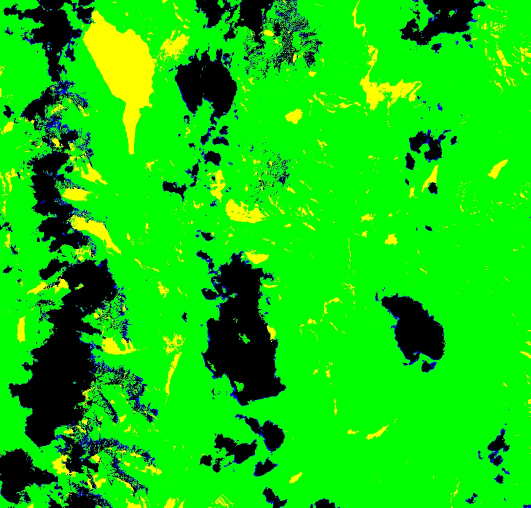
#> input picture tests/test_Image/test_bits_to_bands.png, 1061 x 1015 px (shown at 1/2 size); its folder holds only this picture in this run
$ python -i imagestrip.py   (imports and definitions only)
#> lines starting #> are read from the running program, lines starting #| are printed output that depends on the picture
# coding=utf-8

""" Visualizing images and metadata in a local image object using blocks

- The main 'block' is `EeImageBlock` that can create a block from an ee.Image
- Each block has a settable attribute called `position` that indicates the
position of the block when using a `GridBlock` which is like a block layout.
When the block is used outside a layout, the attribute makes no changes
"""
from __future__ import print_function
from .. import batch
from PIL import Image as ImPIL
from PIL import ImageDraw, ImageFont
import os.path
import ee
from copy import deepcopy
from .. import utils, tools
import requests
from io import BytesIO
import os
import hashlib
import json
import time


# [24 lines left out: functions split, listEE2list, not called in this run]


class Block(object):
    def __init__(self, position=(0, 0), background_color=None):
        self.position = position
        self.background_color = background_color or "#00000000" # transparent

    # [4 lines left out: function image, not called in this run]

    def height(self):
        """ Overwrite this method """
        return 0

    def width(self):
        """ Overwrite this method """
        return 0

    def size(self):
        return (self.width(), self.height())

    def topleft(self):
        return self.position

    def topright(self):
        x = self.position[0] + self.width()
        return (x, self.position[1])

    def bottomleft(self):
        y = self.position[1] + self.height()
        return (self.position[0], y)

    # [4 lines left out: function bottomright, not called in this run]


class TextBlock(Block):
    # [46 lines left out: functions __init__, image, height, width, draw, not called in this run]


class ImageBlock(Block):
    # [4 lines left out: function __init__, not called in this run]

    def height(self):
        return self.source.size[1] + self.position[1]

    def width(self):
        return self.source.size[0] + self.position[0]

    # [4 lines left out: function image, not called in this run]


class EeImageBlock(Block):
    # [128 lines left out: functions __init__, visual, overlay_image, pil_image, format_dimensions, url, not called in this run]

    def height(self):
        return self.pil_image.size[1] + self.position[1]

    def width(self):
        return self.pil_image.size[0] + self.position[0]

    # [4 lines left out: function image, not called in this run]


class GridBlock(Block):
    # [25 lines left out: functions __init__, _format_blocklist, not called in this run]

    def get(self, x, y):
        """ Get a block given it's coordinates on the grid """
        return self.blocklist[x][y]

    # [43 lines left out: functions row_height, height, width, image, not called in this run]


class ImageStrip(object):
    """ Create an image strip """
    def __init__(self, extension="png", **kwargs):
        """
        :Opcionals:

        :param extension: Extension. Default: png
        :type extension: str
        :param body_size: Body size. Defaults to 18
        :type body_size: int
        :param title_size: Title's font size. Defaults to 30
        :type title_size: int
        :param font: Font for all texts. defaults to "DejaVuSerif.ttf"
        :type font: str
        :param background_color: Background color. defaults to "white"
        :type background_color: str
        :param title_color: Title's font color. defaults to "black"
        :type title_color: str
        :param body_color: Body's text color. defaults to "red"
        :type body_color:  str
        :param general_width: defaults to 0
        :type general_width: int
        :param general_height: defaults to 0
        :type general_height: int
        :param y_space: Space between lines or rows. defaults to 10
        :type y_space: int
        :param x_space: Space between columns. defaults to 15
        :type x_space: int
        :param description: Description that will go beneath the title
        :type description: str
        """
        self.extension = extension

        self.body_size = kwargs.get("body_size", 20)
        self.title_size = kwargs.get("title_size", 30)
        self.description_size = kwargs.get("title_size", 15)
        self.font = kwargs.get("font", "DejaVuSerif.ttf")
        self.background_color = kwargs.get("background_color", "white")
        self.title_color = kwargs.get("title_color", "black")
        self.body_color = kwargs.get("body_color", "black")
        self.general_width = kwargs.get("general_width", 0)
        self.general_height = kwargs.get("general_height", 0)
        self.y_space = kwargs.get("y_space", 10)
        self.x_space = kwargs.get("x_space", 15)

        self.body_font = ImageFont.truetype(self.font, self.body_size)
        self.title_font = ImageFont.truetype(self.font, self.title_size)
        self.description_font = ImageFont.truetype(self.font, self.description_size)

    @staticmethod
    def unpack(doublelist):
        return [y for x in doublelist for y in x]

    def fromList(self, image_list, name=None, name_list=None, vis_params=None,
                 geometry=None, split_at=4, image_size=500,
                 description_list=None, images_folder=None, check=True,
                 download_images=False, save=True, folder=None,
                 overlay=None, overlay_style=None, wait=None):
        """ Download every image and create the strip

        :param image_list: Satellite Images (not PIL!!!!!!)
        :type image_list: list of ee.Image
        :param name_list: Names for the images. Must match imlist
        :type name_list: list of str
        :param description_list: list of descriptions for every image. Optional
        :type description_list: list of str
        :param vis_params: Visualization parameters
        :type vis_params: dict
        :param min: min value for visualization
        :type min: int
        :param max: max value for visualization
        :type max: int
        :param geometry: geometry to plot
        :type geometry: ee.Geometry
        :param folder: folder to downlaod files. Do not use '/' at the end
        :type folder: str
        :param check: Check if file exists, and if it does, omits the downlaod
        :type check: bool
        :param wait: waiting time to avoid crushing EE (seconds)
        :type wait: int

        :return: A file with the name passed to StripImage() in the folder
            passed to the method. Opens the generated file
        """
        if isinstance(image_list, ee.List):
            image_list = listEE2list(image_list, 'Image')

        description_list = description_list or [None]*len(image_list)
        name_list = name_list or [None]*len(image_list)

        ilist = split(image_list, split_at)
        nlist = split(name_list, split_at)
        dlist = split(description_list, split_at)

        final_list = []

        for imgs, names, descs in zip(ilist, nlist, dlist):
            row_list = []
            for image, iname, desc in zip(imgs, names, descs):

                if download_images:
                    if images_folder:
                        path = os.path.join(os.getcwd(), images_folder)
                    else:
                        if name:
                            path = os.path.join(os.getcwd(), name)
                        else:
                            path = os.getcwd()
                    if not os.path.exists(path):
                        os.mkdir(path)
                else:
                    path = None

                imgblock = EeImageBlock(image, vis_params, geometry,
                                        check=check, name=iname,
                                        extension=self.extension,
                                        dimensions=image_size,
                                        download=download_images,
                                        path=path, overlay=overlay,
                                        overlay_style=overlay_style)
                blocklist = [[imgblock]]

                # IMAGE NAME BLOCK
                if iname:
                    textblock = TextBlock(iname,
                                          color=self.body_color,
                                          background_color=self.background_color,
                                          font=self.body_font,
                                          )

                    blocklist.append([textblock])

                # DESCRIPTION
                if desc:
                    descblock = TextBlock(desc,
                                          color=self.body_color,
                                          background_color=self.background_color,
                                          font=self.description_font,
                                          )
                    blocklist.append([descblock])

                # FINAL CELL BLOCK
                block = GridBlock(blocklist,
                                  background_color=self.background_color,
                                  x_space=self.x_space,
                                  y_space=self.y_space
                                  )

                row_list.append(block)
                # Wait some time to avoid crushing EE
                if wait:
                    time.sleep(wait)

            final_list.append(row_list)

        # TITLE
        if name:
            title_tb = TextBlock(name,
                                 color=self.title_color,
                                 background_color=self.background_color,
                                 font=self.font,
                                 font_size=self.title_size
                                 )

            final_list.insert(0, [title_tb])

        grid = GridBlock(final_list,
                         background_color=self.background_color,
                         x_space=self.x_space,
                         y_space=self.y_space
                         )

        i = grid.image()

        if save:
            stripname = '{}.{}'.format(name, self.extension)
            local = os.getcwd()
            if not folder:
                path = os.path.join(local, stripname)
            else:
                path = os.path.join(local, folder, stripname)

            i.save(path)

        return i

    # [18 lines left out: function fromCollection, not called in this run]

>>> import cv2
>>> picture = cv2.imread('../../tests/test_Image/test_bits_to_bands.png', cv2.IMREAD_GRAYSCALE)
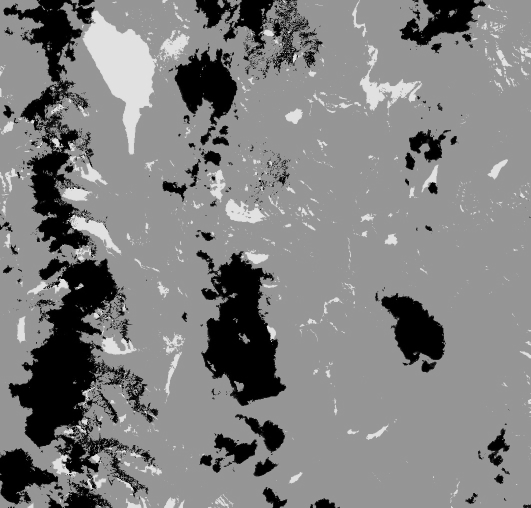
#> picture: shape (1015, 1061) (shown at 1/2 size); min 0, max 231, mean 128.3
>>> result = ImageStrip().fromList(picture)
#> (the run stopped early here; a loop or call above may not have finished)

$ run again, on tests/test_Image/test_histogram_match.png
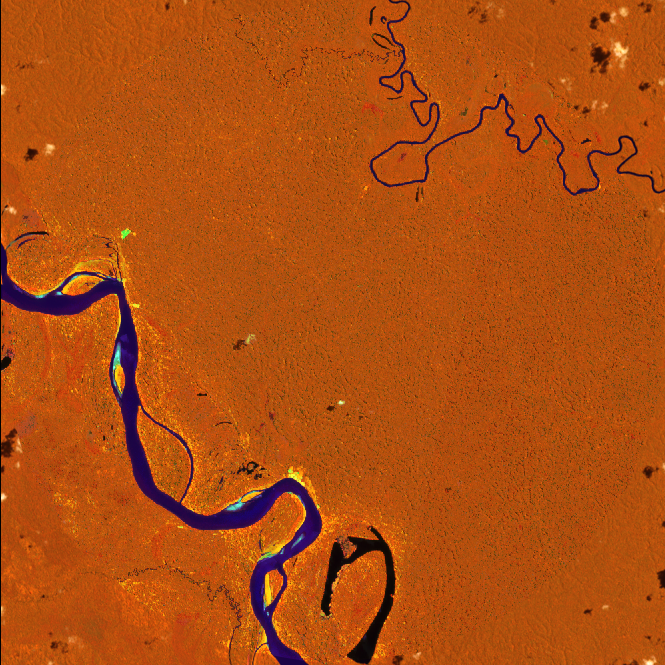
#> input picture tests/test_Image/test_histogram_match.png, 665 x 665 px
#> `picture = cv2.imread('../../tests/test_Image/test_bits_to_bands.png', ..`:
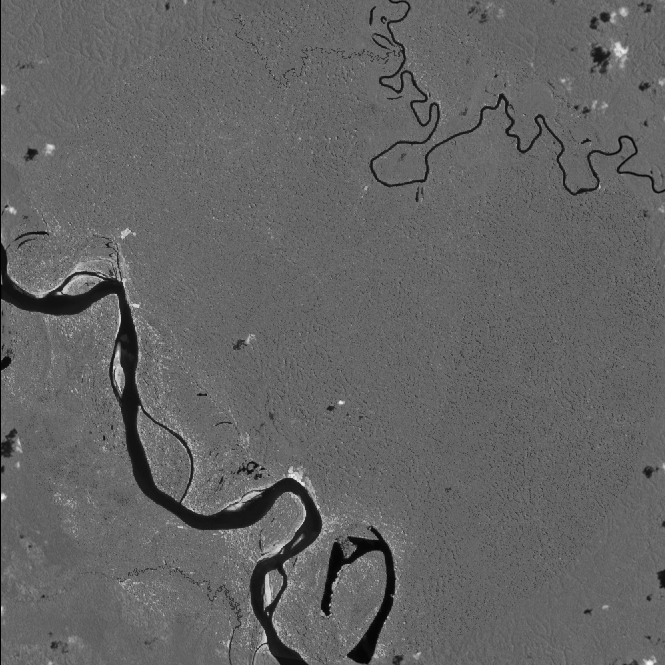
#> picture: shape (665, 665); min 0, max 251, mean 99.8
